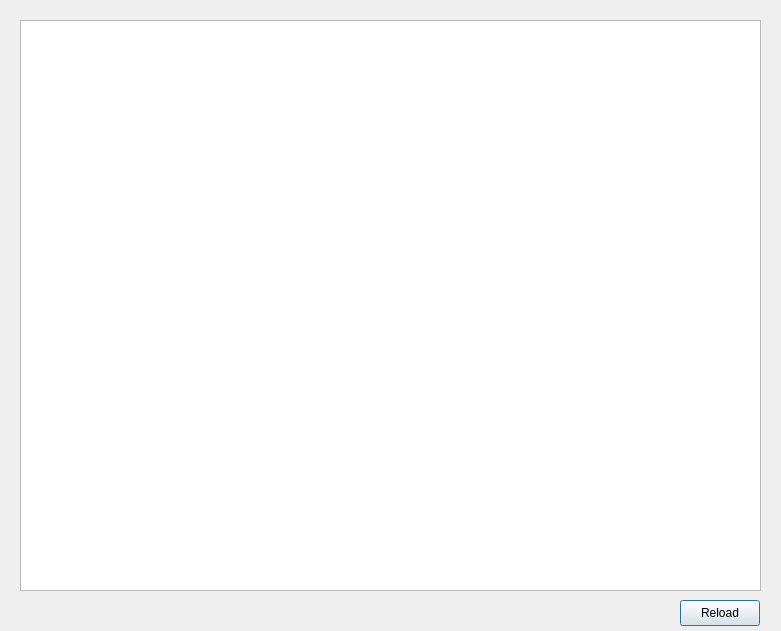
<?xml version="1.0" encoding="UTF-8"?>
<ui version="4.0">
 <class>DialogDocumentation</class>
 <widget class="QDialog" name="DialogDocumentation">
  <property name="geometry">
   <rect>
    <x>0</x>
    <y>0</y>
    <width>781</width>
    <height>631</height>
   </rect>
  </property>
  <property name="windowTitle">
   <string>Dialog</string>
  </property>
  <widget class="QTextBrowser" name="textBrowser">
   <property name="geometry">
    <rect>
     <x>20</x>
     <y>20</y>
     <width>741</width>
     <height>571</height>
    </rect>
   </property>
  </widget>
  <widget class="QPushButton" name="pushButton">
   <property name="geometry">
    <rect>
     <x>680</x>
     <y>600</y>
     <width>80</width>
     <height>26</height>
    </rect>
   </property>
   <property name="text">
    <string>Reload</string>
   </property>
  </widget>
 </widget>
 <resources/>
 <connections/>
</ui>
